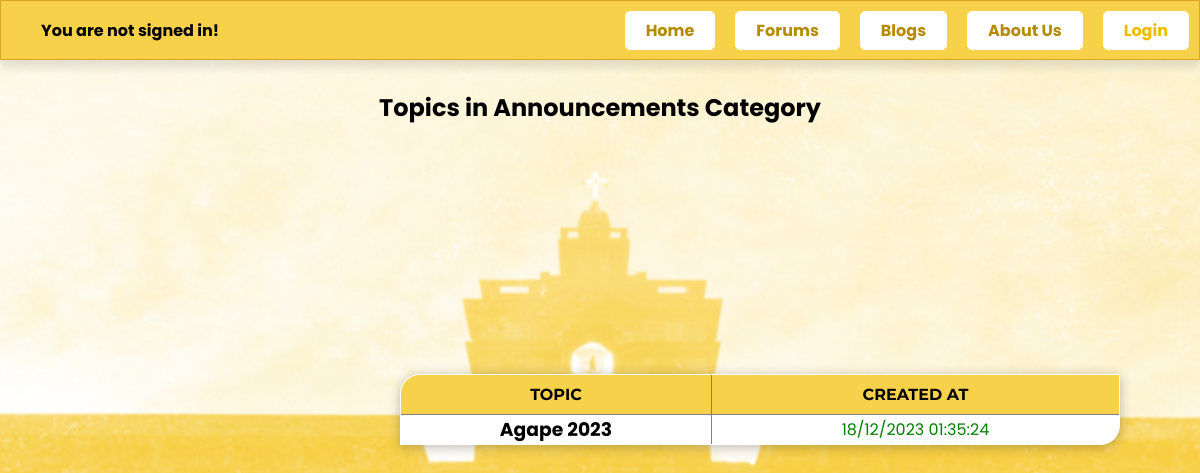
Screenshot of /category.php?cat_id=1 with the database file from the repository.
### tables this page shows
CREATE TABLE `categories` (
  `cat_id` int(8) NOT NULL,
  `cat_name` varchar(255) NOT NULL,
  `cat_description` varchar(255) NOT NULL
);

CREATE TABLE `topics` (
  `topic_id` int(8) NOT NULL,
  `topic_subject` varchar(255) NOT NULL,
  `topic_date` datetime NOT NULL,
  `topic_cat` int(8) NOT NULL,
  `topic_by` int(8) NOT NULL,
  `approved` int(11) NOT NULL
);

### category.php (the view, shortened to what this page needs)
<!DOCTYPE html>
<html lang="en">
<head>
    <link rel="stylesheet" href="style_Categories.css">
</head>
<body>
<?php
include 'LoginPageConnection.php';
include 'header.php';
$catId = mysqli_real_escape_string($connection, $_GET['cat_id']);
$sql = "SELECT
            cat_id,
            cat_name
        FROM
            categories
        WHERE
            cat_id = '$catId'";
$result = mysqli_query($connection, $sql);
if (!$result) {
    echo 'The category could not be displayed, please try again later.' . mysqli_error($connection);
} else {
    if (mysqli_num_rows($result) == 0) {
        echo 'This category does not exist.';
    } else {
        $category = mysqli_fetch_assoc($result);
        echo '<h2><center>Topics in ' . $category['cat_name'] . ' Category</center></h2><br />';
        $sql = "SELECT
                    topic_id,
                    topic_subject,
                    topic_date,
                    topic_cat
                FROM
                    topics
                WHERE
                    topic_cat = '$catId'
                AND
                    approved = '1'";
        $result = mysqli_query($connection, $sql);
        if (!$result) {
            echo 'The topics could not be displayed, please try again later.';
        } else {
            if (mysqli_num_rows($result) == 0) {
                echo '<center>There are no topics in this category yet.</center>';
            } else {
                echo '<table border="1" class = "table_category">
                        <tr>
                            <th>Topic</th>
                            <th>Created at</th>
                        </tr>';
                while ($row = mysqli_fetch_assoc($result)) {
                    echo '<tr>';
                    echo '<td class="leftpart">';
                    echo '<h3><a href="topic.php?id=' . $row['topic_id'] . '">' . $row['topic_subject'] . '</a><h3>';
                    echo '</td>';
                    echo '<td class="rightpart">';
                    echo date('d/m/Y H:i:s', strtotime($row['topic_date']));
                    echo '</td>';
                    echo '</tr>';
                }
                echo '</table>';
            }
        }
    }
}
?>
</body>
</html>

### style_Categories.css (style rules this page uses)
table { background: #ffffff; border-collapse: collapse; border-radius: 20px 0 20px 0; border-spacing: 0; box-shadow: 0 2px 12px rgba(32, 32, 32, 0.3); margin-top: 200px; margin-left: 400px; overflow: hidden; margin-bottom: 200px; text-align: center; width: 60%; }
th { background: #F8D14B; color: #000000; font-family: "Montserrat", sans-serif; padding-top: 10px; padding-bottom: 10px; text-transform: uppercase; }
tr { color: #F8D14B; }
td { color: green; }
h2 { margin-top: 30px; margin-bottom: 30px; }

### style_Headers.css (style rules this page uses)
* { margin: 0; padding: 0; font-family: 'Poppins', sans-serif; box-sizing: border-box; }
a { text-decoration: none; }
body { background-attachment: fixed; background-image: url('Images/tb_background.jpg'); background-position: center; background-repeat: no-repeat; background-size: cover; font-family: "Montserrat", sans-serif; }
a { text-decoration: none; color: black; }

### rows the page displays
categories: cat_name "Announcements"
topics: topic_subject "Agape 2023", topic_date "18/12/2023 01:35:24"
